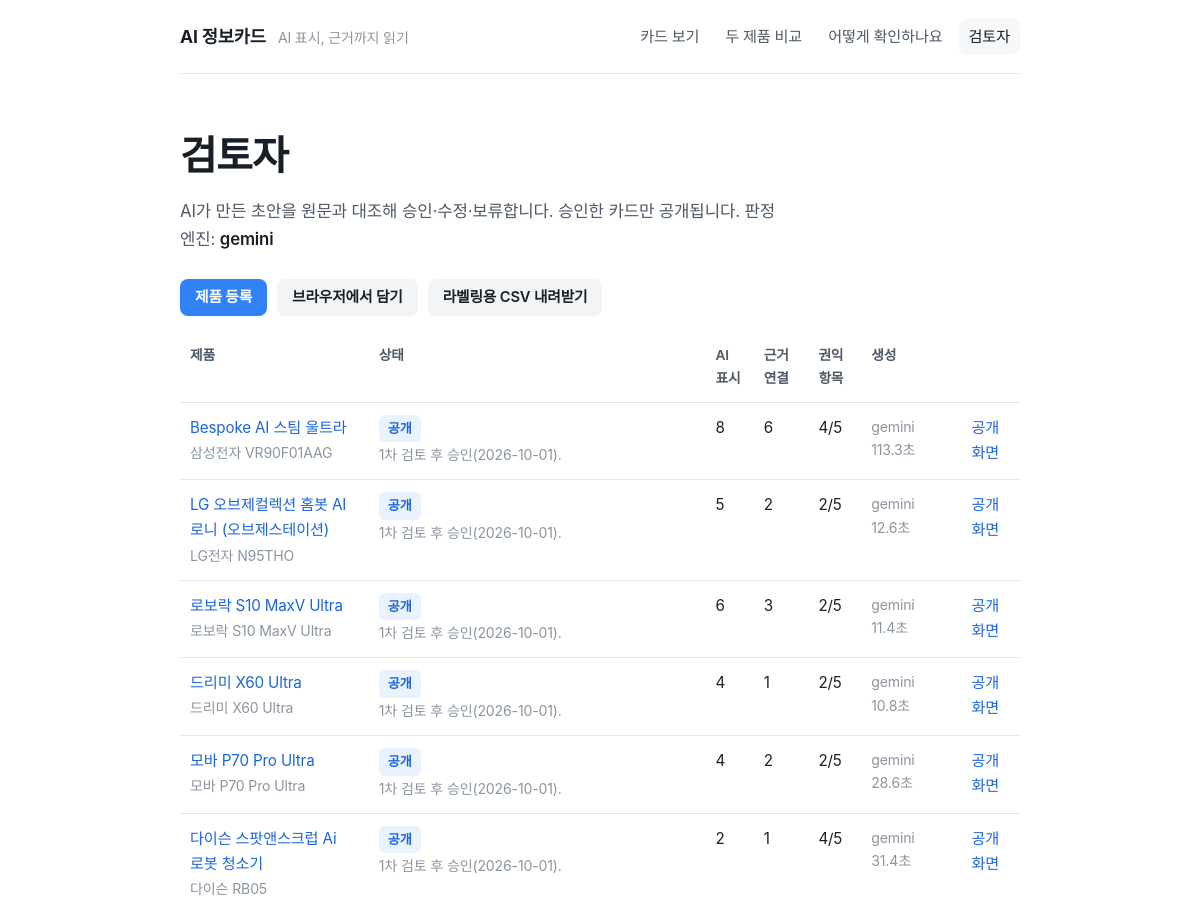
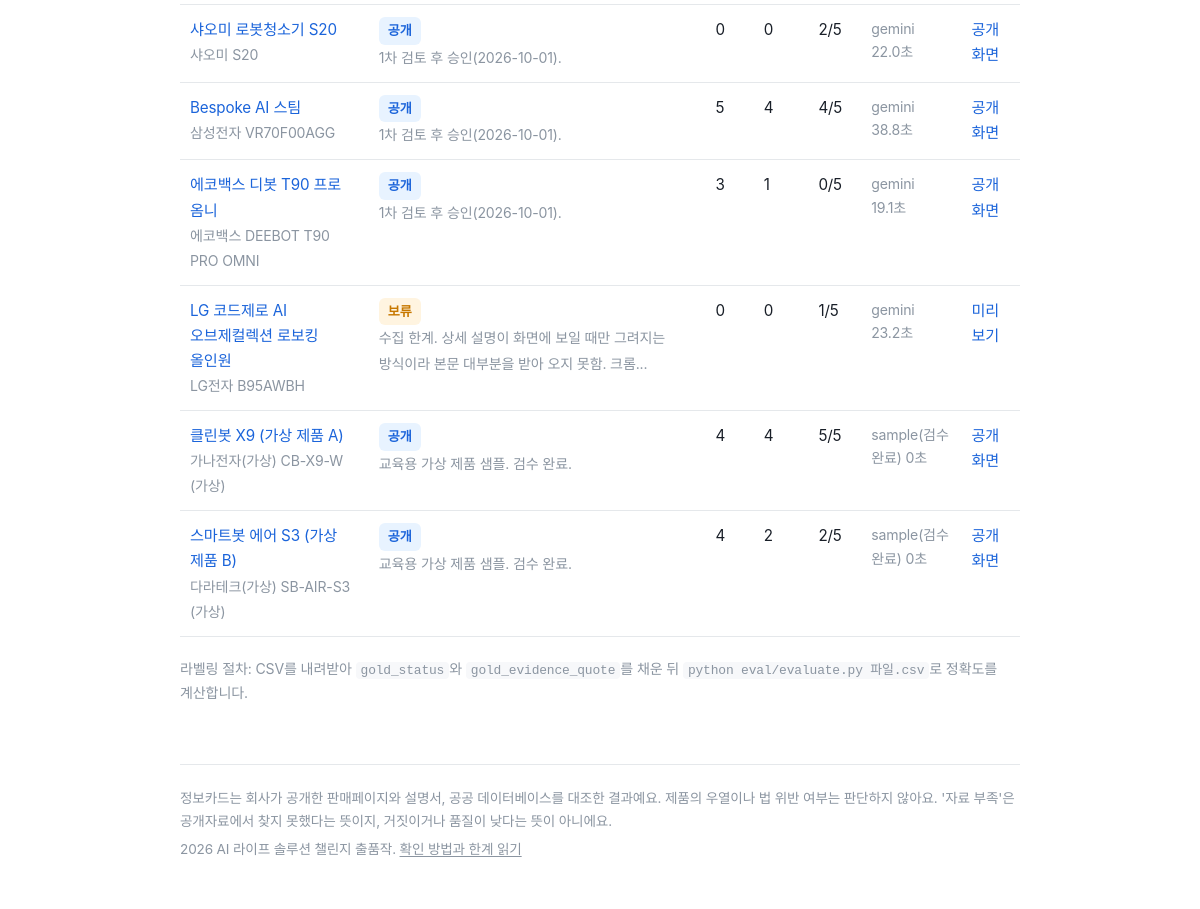
Screenshot of /review with the database file from the repository (2 pictures, top to bottom).
### tables this page shows
CREATE TABLE products (
  id INTEGER PRIMARY KEY AUTOINCREMENT,
  name TEXT NOT NULL,
  maker TEXT DEFAULT '',
  model TEXT DEFAULT '',
  category TEXT DEFAULT '',
  is_sample INTEGER DEFAULT 0,
  status TEXT DEFAULT 'draft',        -- draft | pending | approved | held
  created_at TEXT, updated_at TEXT, approved_at TEXT,
  reviewer_note TEXT DEFAULT ''
);

### app/main.py (the view)
@app.get("/review", response_class=HTMLResponse)
def review_list(request: Request, _=Depends(require_reviewer)):
    products = db.list_products()
    rows = []
    for p in products:
        c = db.get_card(p["id"])
        rows.append({"product": p, "sum": summarize(c) if c else None, "meta": db.get_card_meta(p["id"])})
    resp = render(request, "review_list.html", rows=rows)
    if config.REVIEW_TOKEN and request.query_params.get("token"):
        resp.set_cookie("aicard_token", config.REVIEW_TOKEN, httponly=True, samesite="lax")
    return resp

### app/templates/review_list.html (shortened to what this page needs)
{% extends "base.html" %}
{% block content %}
<section class="hero" style="padding-bottom:0">
  <h1>검토자</h1>
  <p class="lede">AI가 만든 초안을 원문과 대조해 승인·수정·보류합니다. 승인한 카드만 공개됩니다. 판정 엔진: <b>{{ provider() }}</b>{% if not llm_available() %} (규칙 기반 데모 모드){% endif %}</p>
  <div class="hero-actions">
    <a class="btn primary" href="/new">제품 등록</a>
    <a class="btn" href="/capture">브라우저에서 담기</a>
    <a class="btn" href="/export/claims.csv">라벨링용 CSV 내려받기</a>
  </div>
</section>
<table class="table">
  <tr><th>제품</th><th>상태</th><th>AI 표시</th><th>근거 연결</th><th>권익항목</th><th>생성</th><th></th></tr>
  {% for r in rows %}
  <tr>
    <td><a href="/review/{{ r.product.id }}">{{ r.product.name }}</a><br><span class="meta">{{ r.product.maker }} {{ r.product.model }}{% if r.product.is_sample %} (가상){% endif %}</span></td>
    <td><span class="pill {{ r.product.status }}">{{ {'draft':'초안','pending':'검토 대기','approved':'공개','held':'보류'}[r.product.status] }}</span>{% if r.product.reviewer_note %}<br><span class="meta">{{ r.product.reviewer_note|truncate(60) }}</span>{% endif %}</td>
    <td>{{ r.sum.n_claims if r.sum else '—' }}</td>
    <td>{{ (r.sum.counts['근거 확인'] + r.sum.counts['조건 확인']) if r.sum else '—' }}</td>
    <td>{{ (r.sum.items_covered ~ '/' ~ r.sum.items_total) if r.sum else '—' }}</td>
    <td class="meta">{{ r.meta.get('provider','') }} {{ r.meta.get('seconds','') }}{% if r.meta.get('seconds') is not none and r.meta.get('seconds') != '' %}초{% endif %}</td>
    <td>{% if r.product.status == 'approved' %}<a href="/card/{{ r.product.id }}">공개 화면</a>{% else %}<a href="/card/{{ r.product.id }}?preview=1">미리보기</a>{% endif %}</td>
  </tr>
  {% else %}
  <tr><td colspan="7" class="meta">등록된 제품이 없습니다.</td></tr>
  {% endfor %}
</table>
<p class="meta" style="margin:20px 0 60px">라벨링 절차: CSV를 내려받아 <code>gold_status</code>와 <code>gold_evidence_quote</code>를 채운 뒤 <code>python eval/evaluate.py 파일.csv</code>로 정확도를 계산합니다.</p>
{% endblock %}

### app/templates/base.html (shortened to what this page needs)
<!doctype html>
<html lang="ko">
<head>
<link rel="stylesheet" href="/static/style.css">
</head>
<body>
<div class="wrap">
  <header class="top">
    <a class="brand" href="/">AI 정보카드 <small>AI 표시, 근거까지 읽기</small></a>
    <nav aria-label="주요 메뉴">
      <a href="/" {% if path == '/' %}aria-current="page"{% endif %}>카드 보기</a>
      <a href="/compare" {% if path.startswith('/compare') %}aria-current="page"{% endif %}>두 제품 비교</a>
      <a href="/about" {% if path.startswith('/about') %}aria-current="page"{% endif %}>어떻게 확인하나요</a>
      {% if is_reviewer %}<a href="/review" {% if path.startswith('/review') or path.startswith('/new') %}aria-current="page"{% endif %}>검토자</a>{% endif %}
    </nav>
  </header>
  {% block content %}{% endblock %}
  <footer class="site">
    <p>정보카드는 회사가 공개한 판매페이지와 설명서, 공공 데이터베이스를 대조한 결과예요. 제품의 우열이나 법 위반 여부는 판단하지 않아요. '자료 부족'은 공개자료에서 찾지 못했다는 뜻이지, 거짓이거나 품질이 낮다는 뜻이 아니에요.</p>
    <p style="margin-top:6px">2026 AI 라이프 솔루션 챌린지 출품작. <a href="/about">확인 방법과 한계 읽기</a></p>
  </footer>
</div>
</body>
</html>

### app/static/style.css (style rules this page uses)
:root { --bg: #ffffff; --surface: #f7f8fa; --text: #191f28; --text-2: #4e5968; --text-3: #8b95a1; --line: #e5e8eb; --line-strong: #d1d6db; --blue: #3182f6; --blue-deep: #1b64da; --blue-soft: #e8f3ff; --grey-chip: #f2f4f6; --amber: #c77800; --amber-soft: #fff4e0; --max: 880px; --r: 12px; --r-s: 8px; font-size: 16px; }
* { box-sizing: border-box; }
html, body { margin: 0; padding: 0; background: var(--bg); color: var(--text); }
body { font-family: 'Pretendard Variable', Pretendard, -apple-system, BlinkMacSystemFont, 'Apple SD Gothic Neo', 'Malgun Gothic', system-ui, sans-serif; line-height: 1.65; letter-spacing: -0.01em; word-break: keep-all; overflow-wrap: anywhere; -webkit-font-smoothing: antialiased; }
a { color: var(--blue-deep); text-decoration: none; }
h1, h2, h3 { line-height: 1.3; margin: 0; letter-spacing: -0.02em; font-weight: 700; }
p { margin: 0; }
code { font-family: ui-monospace, Menlo, Consolas, monospace; font-size: .92em; background: var(--surface); padding: 1px 5px; border-radius: 4px; }
.wrap { max-width: var(--max); margin: 0 auto; padding: 0 20px; }
.top { display: flex; align-items: center; justify-content: space-between; gap: 16px; padding: 18px 0; border-bottom: 1px solid var(--line); flex-wrap: wrap; }
.top .brand { font-weight: 700; font-size: 1.1rem; color: var(--text); }
.top .brand small { font-weight: 400; color: var(--text-3); margin-left: 8px; font-size: .88rem; }
.top nav { display: flex; gap: 6px; flex-wrap: wrap; }
.top nav a { color: var(--text-2); font-weight: 500; padding: 6px 10px; border-radius: var(--r-s); font-size: .95rem; }
.top nav a[aria-current="page"] { color: var(--text); background: var(--surface); }
.tools button, .btn { font: inherit; font-size: .92rem; font-weight: 600; cursor: pointer; line-height: 1; background: var(--grey-chip); color: var(--text); border: 1px solid transparent; padding: 10px 14px; border-radius: var(--r-s); display: inline-flex; align-items: center; gap: 6px; }
.btn.primary { background: var(--blue); color: #fff; }
.hero { padding: 56px 0 28px; }
.hero h1 { font-size: clamp(1.75rem, 4vw, 2.5rem); max-width: 24ch; }
.hero .lede { margin-top: 16px; max-width: 58ch; color: var(--text-2); font-size: 1.05rem; }
.hero .lede b { font-weight: 600; color: var(--text); }
.hero-actions { margin-top: 26px; display: flex; gap: 10px; flex-wrap: wrap; }
.table { width: 100%; border-collapse: collapse; margin-top: 16px; font-size: .95rem; }
.table th, .table td { text-align: left; padding: 12px 10px; border-bottom: 1px solid var(--line); vertical-align: top; }
.table th { color: var(--text-2); font-weight: 600; font-size: .86rem; }
.pill { display: inline-block; background: var(--grey-chip); color: var(--text-2); padding: 3px 9px; font-size: .82rem; border-radius: 6px; font-weight: 600; }
.pill.approved { background: var(--blue-soft); color: var(--blue-deep); }
.pill.held { background: var(--amber-soft); color: var(--amber); }
.meta { color: var(--text-3); font-size: .88rem; }
footer.site { border-top: 1px solid var(--line); margin-top: 30px; padding: 22px 0 48px; color: var(--text-3); font-size: .85rem; }
footer.site a { color: var(--text-3); text-decoration: underline; text-underline-offset: 2px; }

### rows the page displays
products: product.name "Bespoke AI 스팀 울트라", product.maker "삼성전자", product.model "VR90F01AAG", status "공개", product.reviewer_note "1차 검토 후 승인(2026-10-01)."
products: product.name "LG 오브제컬렉션 홈봇 AI 로니 (오브제스테이션)", product.maker "LG전자", product.model "N95THO", status "공개", product.reviewer_note "1차 검토 후 승인(2026-10-01)."
products: product.name "로보락 S10 MaxV Ultra", product.maker "로보락", product.model "S10 MaxV Ultra", status "공개", product.reviewer_note "1차 검토 후 승인(2026-10-01)."
products: product.name "드리미 X60 Ultra", product.maker "드리미", product.model "X60 Ultra", status "공개", product.reviewer_note "1차 검토 후 승인(2026-10-01)."
products: product.name "모바 P70 Pro Ultra", product.maker "모바", product.model "P70 Pro Ultra", status "공개", product.reviewer_note "1차 검토 후 승인(2026-10-01)."
products: product.name "다이슨 스팟앤스크럽 Ai 로봇 청소기", product.maker "다이슨", product.model "RB05", status "공개", product.reviewer_note "1차 검토 후 승인(2026-10-01)."
products: product.name "샤오미 로봇청소기 S20", product.maker "샤오미", product.model "S20", status "공개", product.reviewer_note "1차 검토 후 승인(2026-10-01)."
products: product.name "Bespoke AI 스팀", product.maker "삼성전자", product.model "VR70F00AGG", status "공개", product.reviewer_note "1차 검토 후 승인(2026-10-01)."
products: product.name "에코백스 디봇 T90 프로 옴니", product.maker "에코백스", product.model "DEEBOT T90 PRO OMNI", status "공개", product.reviewer_note "1차 검토 후 승인(2026-10-01)."
products: product.name "LG 코드제로 AI 오브제컬렉션 로보킹 올인원", product.maker "LG전자", product.model "B95AWBH", status "보류", product.reviewer_note "수집 한계. 상세 설명이 화면에 보일 때만 그려지는 방식이라 본문 대부분을 받아 오지 못함. 크롬..."
products: product.name "클린봇 X9 (가상 제품 A)", product.maker "가나전자(가상)", product.model "CB-X9-W", status "공개", product.reviewer_note "교육용 가상 제품 샘플. 검수 완료."
products: product.name "스마트봇 에어 S3 (가상 제품 B)", product.maker "다라테크(가상)", product.model "SB-AIR-S3", status "공개", product.reviewer_note "교육용 가상 제품 샘플. 검수 완료."

### other values shown
{{ provider() }} "gemini"
{{ r.sum.n_claims if r.sum else '—' }} "8" "5" "6" "4" "4" "2" "0" "5" "3" "0" "4" "4"
{{ (r.sum.counts['근거 확인'] + r.sum.counts['조건 확인']) if r.sum else '—' }} "6" "2" "3" "1" "2" "1" "0" "4" "1" "0" "4" "2"
{{ (r.sum.items_covered ~ '/' ~ r.sum.items_total) if r.sum else '—' }} "4/5" "2/5" "2/5" "2/5" "2/5" "4/5" "2/5" "4/5" "0/5" "1/5" "5/5" "2/5"
{{ r.meta.get('provider','') }} "gemini" "gemini" "gemini" "gemini" "gemini" "gemini" "gemini" "gemini" "gemini" "gemini" "sample(검수 완료)" "sample(검수 완료)"
{{ r.meta.get('seconds','') }} "113.3" "12.6" "11.4" "10.8" "28.6" "31.4" "22.0" "38.8" "19.1" "23.2" "0" "0"
